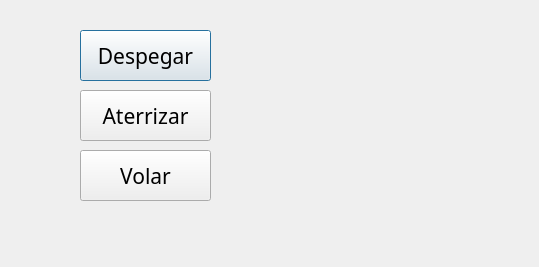
<?xml version="1.0" encoding="UTF-8"?>
<ui version="4.0">
 <class>menuPrincipal</class>
 <widget class="QDialog" name="menuPrincipal">
  <property name="geometry">
   <rect>
    <x>0</x>
    <y>0</y>
    <width>539</width>
    <height>267</height>
   </rect>
  </property>
  <property name="windowTitle">
   <string>Dialog</string>
  </property>
  <widget class="QPushButton" name="pushButton">
   <property name="geometry">
    <rect>
     <x>80</x>
     <y>30</y>
     <width>131</width>
     <height>51</height>
    </rect>
   </property>
   <property name="font">
    <font>
     <family>OCR A Extended</family>
     <pointsize>16</pointsize>
    </font>
   </property>
   <property name="text">
    <string>Despegar</string>
   </property>
  </widget>
  <widget class="QPushButton" name="aterrizar">
   <property name="geometry">
    <rect>
     <x>80</x>
     <y>90</y>
     <width>131</width>
     <height>51</height>
    </rect>
   </property>
   <property name="font">
    <font>
     <family>OCR A Extended</family>
     <pointsize>16</pointsize>
    </font>
   </property>
   <property name="text">
    <string>Aterrizar</string>
   </property>
  </widget>
  <widget class="QPushButton" name="volar">
   <property name="geometry">
    <rect>
     <x>80</x>
     <y>150</y>
     <width>131</width>
     <height>51</height>
    </rect>
   </property>
   <property name="font">
    <font>
     <family>OCR A Extended</family>
     <pointsize>16</pointsize>
    </font>
   </property>
   <property name="text">
    <string>Volar</string>
   </property>
  </widget>
  <widget class="QLabel" name="label">
   <property name="geometry">
    <rect>
     <x>330</x>
     <y>100</y>
     <width>141</width>
     <height>61</height>
    </rect>
   </property>
   <property name="text">
    <string/>
   </property>
  </widget>
 </widget>
 <resources/>
 <connections/>
</ui>
